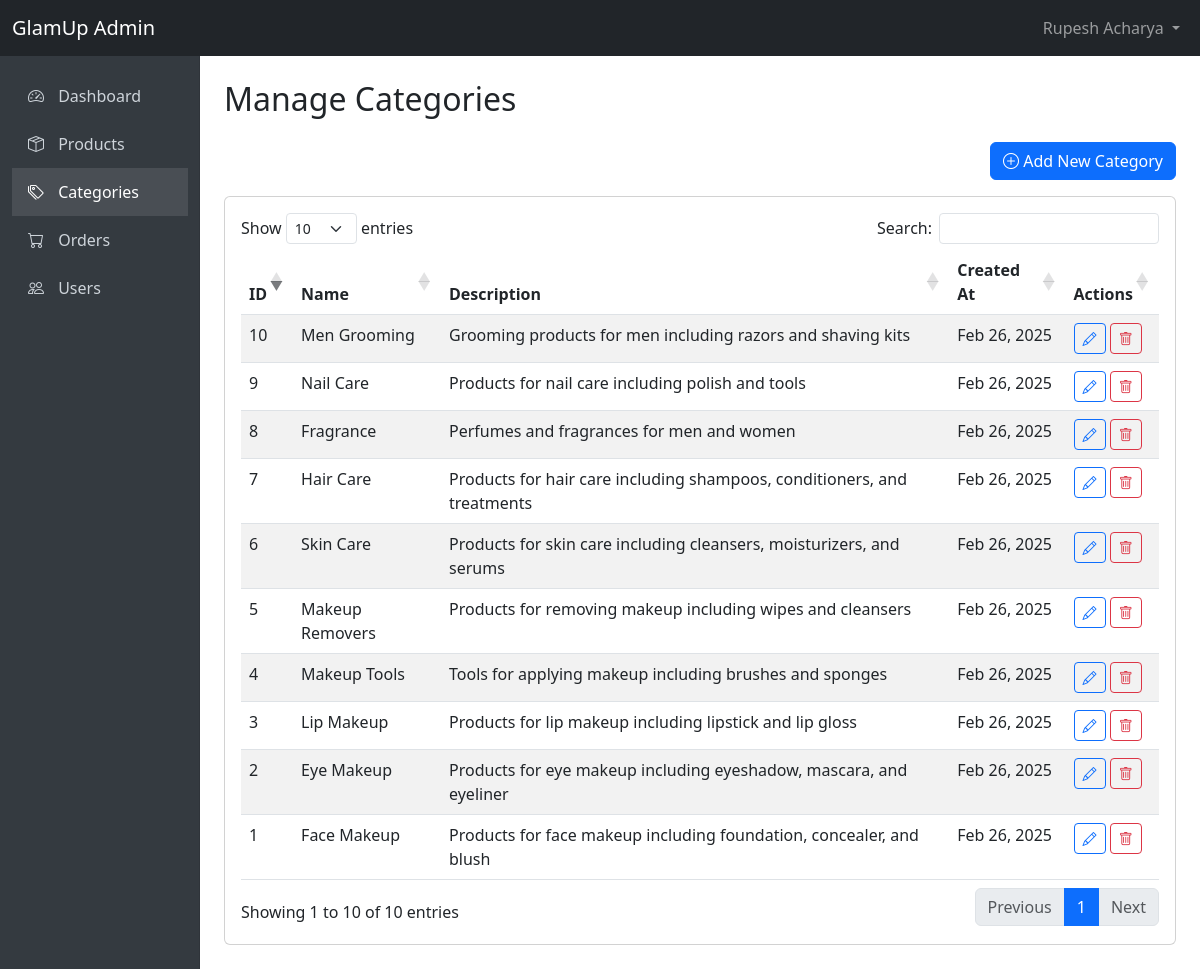
Screenshot of /admin/categories.php (signed in) with the database file from the repository.
### tables this page shows
CREATE TABLE `categories` (
  `id` int(11) NOT NULL,
  `name` varchar(255) NOT NULL,
  `created_at` timestamp NOT NULL DEFAULT current_timestamp(),
  `description` longtext DEFAULT NULL
);

### admin/categories.php (the view, shortened to what this page needs)
<?php
include 'includes/header.php';
include '../backend/db.php';
$categories = [];
$query = "SELECT * FROM categories ORDER BY id DESC";
$result = $conn->query($query);
if ($result) {
    while ($row = $result->fetch_assoc()) {
        $categories[] = $row;
    }
}
?>
<h1 class="h2 dashboard-title">Manage Categories</h1>
<div class="d-flex justify-content-end mb-3">
    <button type="button" class="btn btn-primary" data-bs-toggle="modal" data-bs-target="#addCategoryModal">
        <i class="bi bi-plus-circle"></i> Add New Category
    </button>
</div>
<div class="card">
    <div class="card-body">
        <div class="table-responsive">
            <table id="categoriesTable" class="table table-striped table-hover">
                <thead>
                    <tr>
                        <th>ID</th>
                        <th>Name</th>
                        <th>Description</th>
                        <th>Created At</th>
                        <th>Actions</th>
                    </tr>
                </thead>
                <tbody>
                    <?php foreach ($categories as $category): ?>
                        <tr>
                            <td><?php echo $category['id']; ?></td>
                            <td><?php echo htmlspecialchars($category['name']); ?></td>
                            <td><?php echo htmlspecialchars(substr($category['description'], 0, 100)) . (strlen($category['description']) > 100 ? '...' : ''); ?></td>
                            <td><?php echo date('M d, Y', strtotime($category['created_at'])); ?></td>
                            <td>
                                <button type="button" class="btn btn-sm btn-outline-primary"
                                        onclick="editCategory(<?php echo $category['id']; ?>, '<?php echo addslashes($category['name']); ?>', '<?php echo addslashes($category['description']); ?>')">
                                    <i class="bi bi-pencil"></i>
                                </button>
                                <button type="button" class="btn btn-sm btn-outline-danger"
                                        onclick="confirmDelete(<?php echo $category['id']; ?>, '<?php echo addslashes($category['name']); ?>')">
                                    <i class="bi bi-trash"></i>
                                </button>
                            </td>
                        </tr>
                    <?php endforeach; ?>
                </tbody>
            </table>
        </div>
    </div>
</div>
<?php include 'includes/footer.php'; ?>

### admin/includes/header.php (style rules this page uses)
body { min-height: 100vh; display: flex; flex-direction: column; }
.dashboard-title { font-weight: 300; margin-bottom: 1.5rem; }

### rows the page displays
categories: id "10", name "Men Grooming", description "Grooming products for men including razors and shaving kits", created_at "Feb 26, 2025"
categories: id "9", name "Nail Care", description "Products for nail care including polish and tools", created_at "Feb 26, 2025"
categories: id "8", name "Fragrance", description "Perfumes and fragrances for men and women", created_at "Feb 26, 2025"
categories: id "7", name "Hair Care", description "Products for hair care including shampoos, conditioners, and treatments", created_at "Feb 26, 2025"
categories: id "6", name "Skin Care", description "Products for skin care including cleansers, moisturizers, and serums", created_at "Feb 26, 2025"
categories: id "5", name "Makeup Removers", description "Products for removing makeup including wipes and cleansers", created_at "Feb 26, 2025"
categories: id "4", name "Makeup Tools", description "Tools for applying makeup including brushes and sponges", created_at "Feb 26, 2025"
categories: id "3", name "Lip Makeup", description "Products for lip makeup including lipstick and lip gloss", created_at "Feb 26, 2025"
categories: id "2", name "Eye Makeup", description "Products for eye makeup including eyeshadow, mascara, and eyeliner", created_at "Feb 26, 2025"
categories: id "1", name "Face Makeup", description "Products for face makeup including foundation, concealer, and blush", created_at "Feb 26, 2025"

### other values shown
$_SESSION['admin_name'] "Rupesh Acharya"
